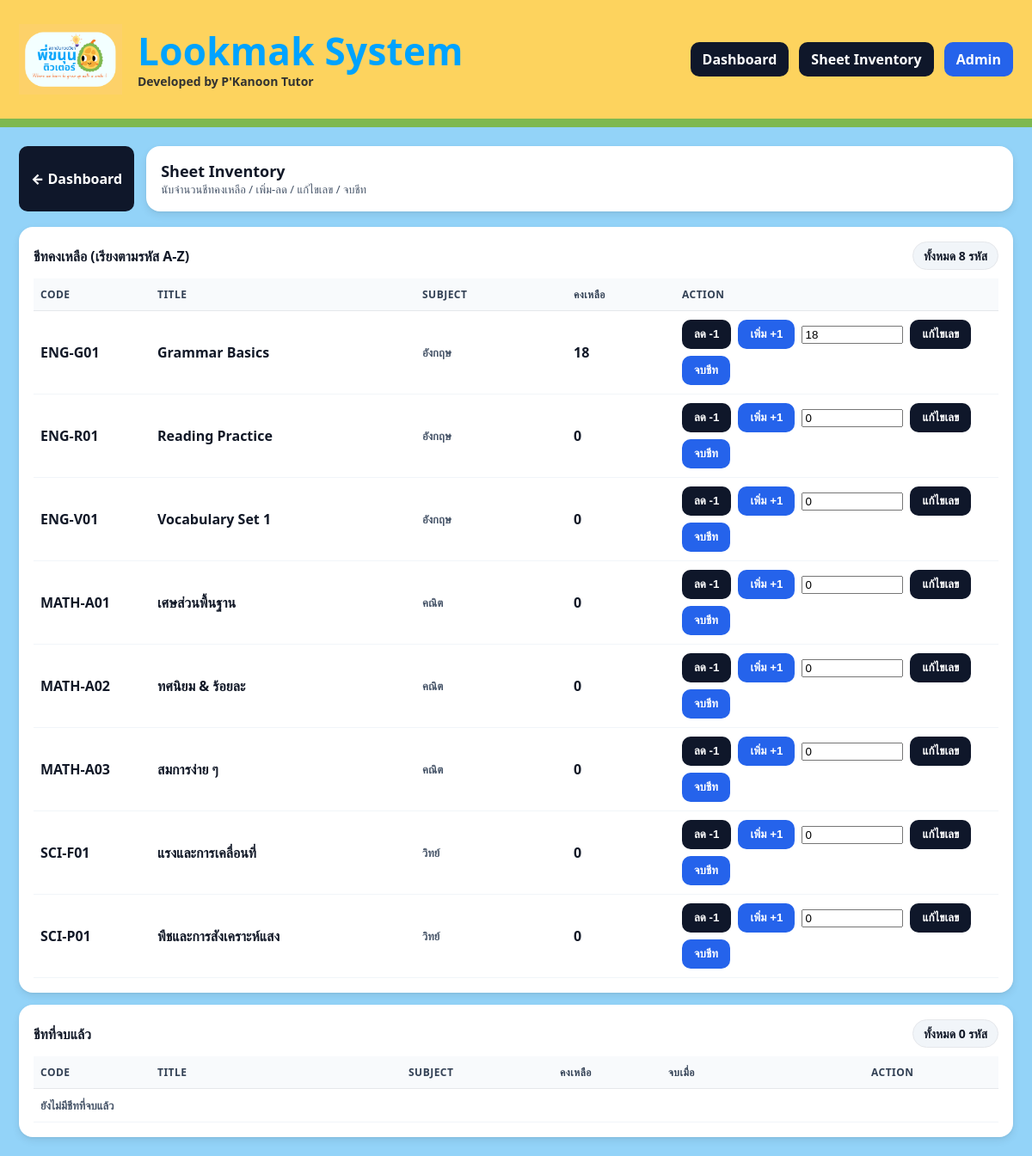
The page /sheet-inventory/ (signed in) on the database its author committed.
### core/models.py (models this page shows, shortened)
class SheetInventory(models.Model):
    sheet = models.OneToOneField(Sheet, on_delete=models.CASCADE, related_name="inventory")
    quantity = models.IntegerField("จำนวนคงเหลือ", default=0)
    is_finished = models.BooleanField("จบชีทแล้ว", default=False)
    finished_at = models.DateTimeField("วันที่จบชีท", null=True, blank=True)
    updated_at = models.DateTimeField(default=timezone.now)
    class Meta:
        verbose_name = "Sheet Inventory"
        verbose_name_plural = "Sheet Inventories"
        ordering = ("sheet__code",)

class Sheet(models.Model):
    code = models.CharField("รหัสชีท", max_length=50, unique=True)
    title = models.CharField("เรื่อง", max_length=255)
    subject = models.ForeignKey(Subject, on_delete=models.PROTECT, related_name="sheets")
    total_pages = models.PositiveIntegerField("จำนวนหน้า", default=0)
    total_questions = models.PositiveIntegerField("จำนวนข้อ", default=0)  # ถ้าไม่ใช้ ใส่ 0
    is_active = models.BooleanField("เปิดใช้งาน", default=True)
    class Meta:
        verbose_name = "Sheet"
        verbose_name_plural = "Sheets"
        ordering = ("subject__name", "code")

class Subject(models.Model):
    name = models.CharField("ชื่อวิชา", max_length=100, unique=True)
    is_active = models.BooleanField("เปิดใช้งาน", default=True)
    class Meta:
        verbose_name = "Subject"
        verbose_name_plural = "Subjects"
        ordering = ("name",)

### core/views.py (the view)
# urls.py: path("sheet-inventory/", views.sheet_inventory, name="sheet_inventory"),
@login_required
def sheet_inventory(request: HttpRequest) -> HttpResponse:
    sheets = Sheet.objects.filter(is_active=True).select_related("subject").order_by("code").all()
    existing_ids = set(SheetInventory.objects.values_list("sheet_id", flat=True))
    to_create = [SheetInventory(sheet=s, quantity=0, is_finished=False) for s in sheets if s.id not in existing_ids]
    if to_create:
        SheetInventory.objects.bulk_create(to_create)
    active_items = (
        SheetInventory.objects
        .select_related("sheet", "sheet__subject")
        .filter(is_finished=False, sheet__is_active=True)
        .order_by("sheet__code")
        .all()
    )
    finished_items = (
        SheetInventory.objects
        .select_related("sheet", "sheet__subject")
        .filter(is_finished=True)
        .order_by("sheet__code")
        .all()
    )
    if request.method == "POST":
        return _sheet_inventory_action(request)
    context = {
        "active_items": active_items,
        "finished_items": finished_items,
    }
    return render(request, "core/sheet_inventory.html", context)

### core/templates/core/sheet_inventory.html (shortened to what this page needs)
{% extends "core/base.html" %}
{% block content %}
  <div class="topbar">
    <a class="btn btn-dark" href="/dashboard/">← Dashboard</a>
    <div class="card" style="flex:1;">
      <div style="font-size:18px;font-weight:900;">Sheet Inventory</div>
      <div class="muted">นับจำนวนชีทคงเหลือ / เพิ่ม-ลด / แก้ไขเลข / จบชีท</div>
    </div>
  </div>
  <div class="card" style="margin-bottom:14px;">
    <div style="display:flex;justify-content:space-between;align-items:center;gap:12px;flex-wrap:wrap;margin-bottom:10px;">
      <div style="font-weight:900;font-size:16px;">ชีทคงเหลือ (เรียงตามรหัส A-Z)</div>
      <span class="pill">ทั้งหมด {{ active_items|length }} รหัส</span>
    </div>
    <table>
      <thead>
        <tr>
          <th style="width:120px;">Code</th>
          <th>Title</th>
          <th style="width:160px;">Subject</th>
          <th style="width:110px;">คงเหลือ</th>
          <th style="width:360px;">Action</th>
        </tr>
      </thead>
      <tbody>
        {% for it in active_items %}
          <tr>
            <td style="font-weight:900;">{{ it.sheet.code }}</td>
            <td style="font-weight:800;">{{ it.sheet.title }}</td>
            <td class="muted" style="font-weight:800;">{{ it.sheet.subject.name }}</td>
            <td style="font-weight:900;font-size:16px;">{{ it.quantity }}</td>
            <td>
              <div style="display:flex;gap:8px;flex-wrap:wrap;align-items:center;">
                <form method="post" style="margin:0;">
                  <button class="btn btn-dark" type="submit">ลด -1</button>
                </form>
                <form method="post" style="margin:0;">
                  <button class="btn btn-blue" type="submit">เพิ่ม +1</button>
                </form>
                <form method="post" style="margin:0;display:flex;gap:8px;align-items:center;">
                  <input name="quantity" type="number" value="{{ it.quantity }}" style="width:110px;" />
                  <button class="btn btn-dark" type="submit">แก้ไขเลข</button>
                </form>
                <form method="post" style="margin:0;">
                  <button class="btn btn-blue" type="submit">จบชีท</button>
                </form>
              </div>
            </td>
          </tr>
        {% empty %}
          <tr><td colspan="5" class="muted" style="font-weight:800;">ยังไม่มีชีท</td></tr>
        {% endfor %}
      </tbody>
    </table>
  </div>
  <div class="card">
    <div style="display:flex;justify-content:space-between;align-items:center;gap:12px;flex-wrap:wrap;margin-bottom:10px;">
      <div style="font-weight:900;font-size:16px;">ชีทที่จบแล้ว</div>
      <span class="pill">ทั้งหมด {{ finished_items|length }} รหัส</span>
    </div>
    <table>
      <thead>
        <tr>
          <th style="width:120px;">Code</th>
          <th>Title</th>
          <th style="width:160px;">Subject</th>
          <th style="width:110px;">คงเหลือ</th>
          <th style="width:220px;">จบเมื่อ</th>
          <th style="width:140px;">Action</th>
        </tr>
      </thead>
      <tbody>
        {% for it in finished_items %}
          <tr>
            <td style="font-weight:900;">{{ it.sheet.code }}</td>
            <td style="font-weight:800;">{{ it.sheet.title }}</td>
            <td class="muted" style="font-weight:800;">{{ it.sheet.subject.name }}</td>
            <td style="font-weight:900;font-size:16px;">{{ it.quantity }}</td>
            <td class="muted" style="font-weight:800;">{% if it.finished_at %}{{ it.finished_at|date:"d M Y H:i" }}{% else %}-{% endif %}</td>
            <td>
              <form method="post" style="margin:0;">
                {% csrf_token %}
                <input type="hidden" name="action" value="unfinish" />
                <input type="hidden" name="item_id" value="{{ it.id }}" />
                <button class="btn btn-dark" type="submit">ย้ายกลับ</button>
              </form>
            </td>
          </tr>
        {% empty %}
          <tr><td colspan="6" class="muted" style="font-weight:800;">ยังไม่มีชีทที่จบแล้ว</td></tr>
        {% endfor %}
      </tbody>
    </table>
  </div>
{% endblock %}

### core/templates/core/base.html (style rules this page uses)
body { font-family: system-ui, -apple-system, Segoe UI, Roboto, sans-serif; margin: 0; background: #93d3f8; color: #111827; }
.topbar { display: flex; gap: 14px; align-items: stretch; flex-wrap: wrap; margin-bottom: 18px; }
.card { background: #ffffff; border-radius: 16px; padding: 16px; box-shadow: 0 4px 10px rgba(0,0,0,.08), 0 1px 3px rgba(0,0,0,.05); border: 1px solid rgba(255,255,255,.8); }
table { width: 100%; border-collapse: collapse; }
th { text-align: left; font-size: 12px; color: #334155; padding: 10px 8px; border-bottom: 1px solid #e5e7eb; text-transform: uppercase; letter-spacing: .04em; background: #f8fafc; }
td { padding: 10px 8px; border-bottom: 1px solid #f1f5f9; vertical-align: middle; }
.muted { color: #475569; font-size: 13px; }
.btn { border-radius: 10px; padding: 9px 14px; font-weight: 900; cursor: pointer; border: none; transition: all .15s ease; display: inline-flex; align-items: center; gap: 6px; text-decoration: none; }
.btn-dark { background: #0f172a; color: #ffffff; }
.btn-blue { background: #2563eb; color: #ffffff; }
.pill { background: #f1f5f9; border: 1px solid #e5e7eb; border-radius: 999px; padding: 6px 12px; font-size: 14px; font-weight: 700; }

### rows shown on the page
SheetInventory: sheet.code "ENG-G01", sheet "Grammar Basics", sheet.subject.name "อังกฤษ", quantity "18"
SheetInventory: sheet.code "ENG-R01", sheet "Reading Practice", sheet.subject.name "อังกฤษ", quantity "0"
SheetInventory: sheet.code "ENG-V01", sheet "Vocabulary Set 1", sheet.subject.name "อังกฤษ", quantity "0"
SheetInventory: sheet.code "MATH-A01", sheet "เศษส่วนพื้นฐาน", sheet.subject.name "คณิต", quantity "0"
SheetInventory: sheet.code "MATH-A02", sheet "ทศนิยม & ร้อยละ", sheet.subject.name "คณิต", quantity "0"
SheetInventory: sheet.code "MATH-A03", sheet "สมการง่าย ๆ", sheet.subject.name "คณิต", quantity "0"
SheetInventory: sheet.code "SCI-F01", sheet "แรงและการเคลื่อนที่", sheet.subject.name "วิทย์", quantity "0"
SheetInventory: sheet.code "SCI-P01", sheet "พืชและการสังเคราะห์แสง", sheet.subject.name "วิทย์", quantity "0"

### other values the page prints
{{ active_items|length }} "8"
{{ finished_items|length }} "0"
